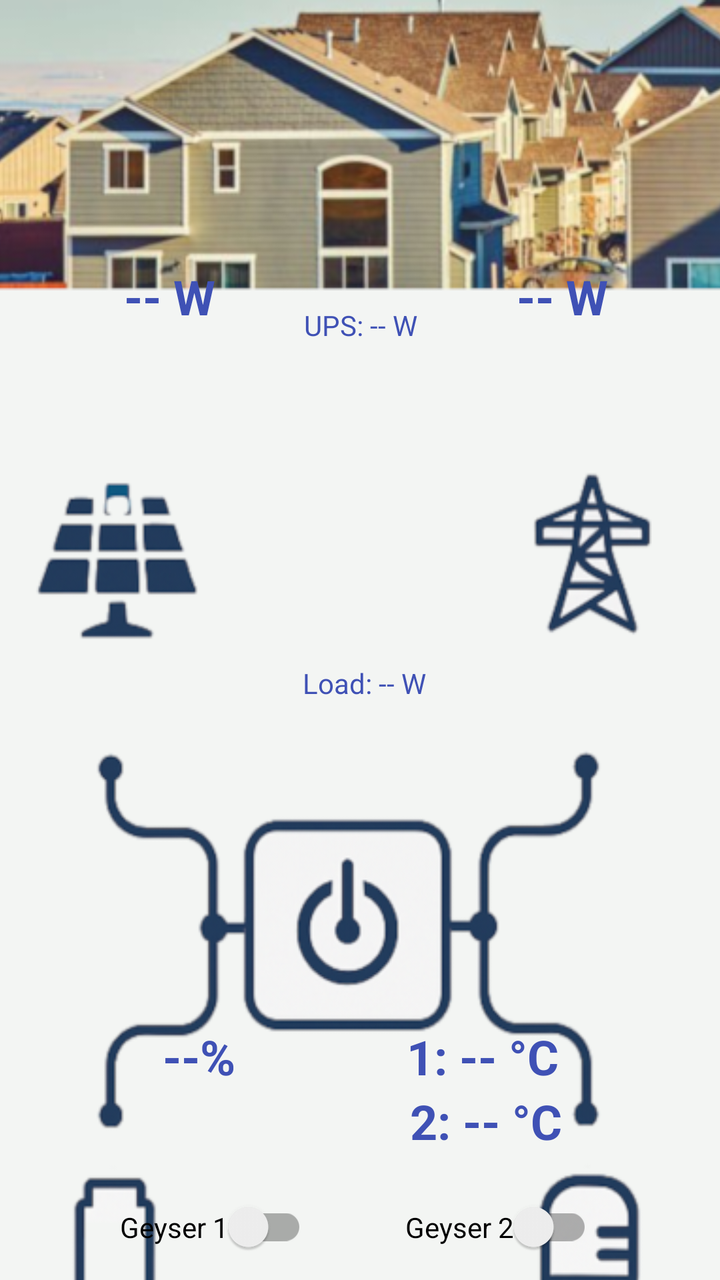
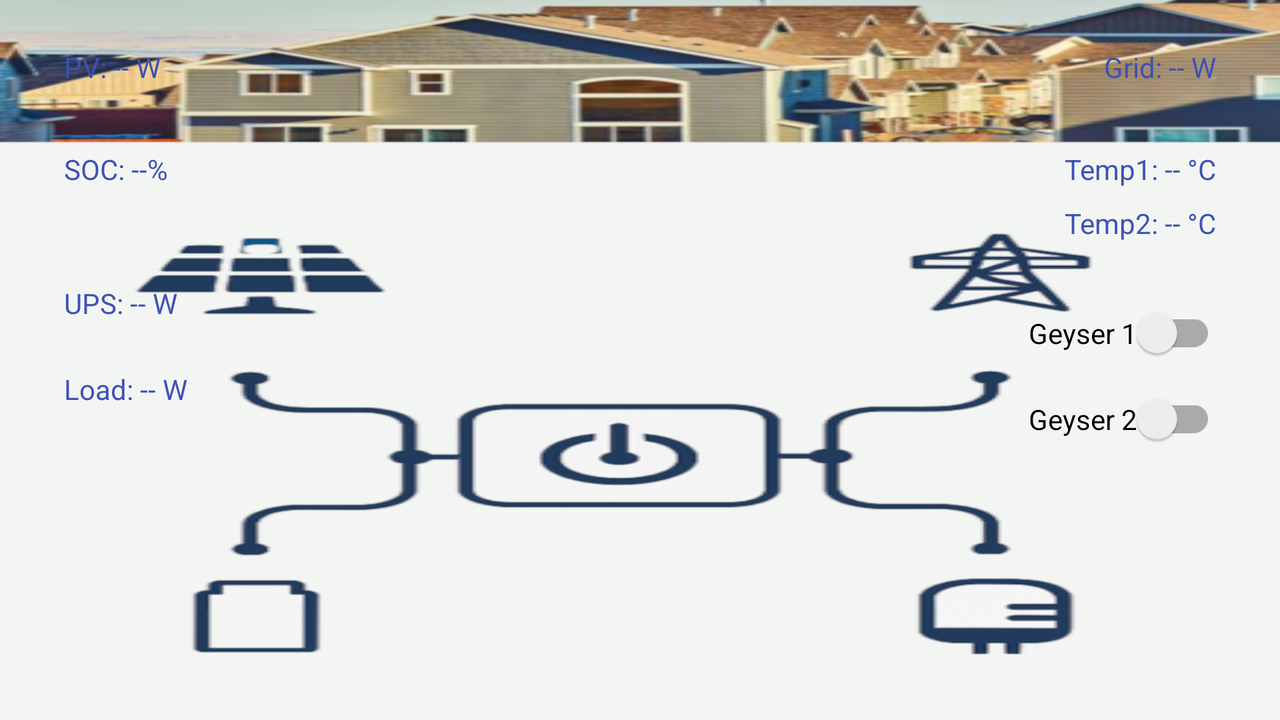

Compare how this app lays out the same screen by default and in its alternative resource folder. The renders come first, then the two layout files and the values they reference.
<!-- AndroidManifest.xml: application theme Theme.AppCompat.Light.NoActionBar -->
<!-- res/layout/activity_main.xml -->
<?xml version="1.0" encoding="utf-8"?>
<androidx.constraintlayout.widget.ConstraintLayout xmlns:android="http://schemas.android.com/apk/res/android"
    xmlns:app="http://schemas.android.com/apk/res-auto"
    xmlns:tools="http://schemas.android.com/tools"
    android:layout_width="match_parent"
    android:layout_height="match_parent">

    

    

    <ImageView
        android:id="@+id/imgDashboard"
        android:layout_width="411dp"
        android:layout_height="731dp"
        android:scaleType="fitXY"
        android:src="@drawable/dashboard_bg"
        app:layout_constraintEnd_toEndOf="parent"
        app:layout_constraintStart_toStartOf="parent"
        app:layout_constraintTop_toTopOf="parent" />

    <androidx.constraintlayout.widget.Guideline
        android:id="@+id/guideline_top_10"
        android:layout_width="wrap_content"
        android:layout_height="wrap_content"
        android:orientation="horizontal"
        app:layout_constraintGuide_percent="0.10" />

    <androidx.constraintlayout.widget.Guideline
        android:id="@+id/guideline_top_30"
        android:layout_width="wrap_content"
        android:layout_height="wrap_content"
        android:orientation="horizontal"
        app:layout_constraintGuide_percent="0.4" />

    <androidx.constraintlayout.widget.Guideline
        android:id="@+id/guideline_top_50"
        android:layout_width="wrap_content"
        android:layout_height="wrap_content"
        android:orientation="horizontal"
        app:layout_constraintGuide_percent="0.50" />

    <androidx.constraintlayout.widget.Guideline
        android:id="@+id/guideline_bottom_10"
        android:layout_width="wrap_content"
        android:layout_height="wrap_content"
        android:orientation="horizontal"
        app:layout_constraintGuide_begin="837dp" />

    <androidx.constraintlayout.widget.Guideline
        android:id="@+id/guideline_start_10"
        android:layout_width="wrap_content"
        android:layout_height="wrap_content"
        android:orientation="vertical"
        app:layout_constraintGuide_begin="44dp" />

    <androidx.constraintlayout.widget.Guideline
        android:id="@+id/guideline_center"
        android:layout_width="wrap_content"
        android:layout_height="wrap_content"
        android:orientation="vertical"
        app:layout_constraintGuide_percent="0.48" />

    <androidx.constraintlayout.widget.Guideline
        android:id="@+id/guideline_end_10"
        android:layout_width="wrap_content"
        android:layout_height="wrap_content"
        android:orientation="vertical"
        app:layout_constraintGuide_percent="0.90" />

    
    <View
        android:id="@+id/invisibleZone"
        android:layout_width="105dp"
        android:layout_height="114dp"
        android:layout_marginStart="48dp"
        android:layout_marginTop="16dp"
        android:background="@android:color/transparent"
        app:layout_constraintStart_toStartOf="parent"
        app:layout_constraintTop_toTopOf="parent" />

    <View
        android:id="@+id/invisibleZone1"
        android:layout_width="105dp"
        android:layout_height="114dp"
        android:layout_marginStart="260dp"
        android:layout_marginTop="16dp"
        android:background="@android:color/transparent"
        app:layout_constraintStart_toStartOf="parent"
        app:layout_constraintTop_toTopOf="parent" />

    <TextView
        android:id="@+id/txtPV"
        android:layout_width="wrap_content"
        android:layout_height="wrap_content"
        android:layout_marginStart="12dp"
        android:layout_marginTop="68dp"
        android:text=" -- W"
        android:textColor="#3F51B5"
        android:textSize="24sp"
        android:textStyle="bold"
        app:layout_constraintStart_toStartOf="@id/guideline_start_10"
        app:layout_constraintTop_toTopOf="@id/guideline_top_10" />

    <TextView
        android:id="@+id/txtGrid"
        android:layout_width="wrap_content"
        android:layout_height="wrap_content"
        android:layout_marginTop="68dp"
        android:layout_marginEnd="20dp"
        android:text=" -- W"
        android:textColor="#3F51B5"
        android:textSize="24sp"
        android:textStyle="bold"
        app:layout_constraintEnd_toEndOf="@id/guideline_end_10"
        app:layout_constraintTop_toTopOf="@id/guideline_top_10" />

    

    


    <TextView
        android:id="@+id/txtSOC"
        android:layout_width="wrap_content"
        android:layout_height="wrap_content"
        android:layout_marginTop="192dp"
        android:text=" --%"
        android:textColor="#3F51B5"
        android:textSize="24sp"
        android:textStyle="bold"
        app:layout_constraintEnd_toStartOf="@+id/guideline_center"
        app:layout_constraintHorizontal_bias="0.363"
        app:layout_constraintStart_toStartOf="@+id/guideline_start_10"
        app:layout_constraintTop_toTopOf="@+id/guideline_top_50" />

    <TextView
        android:id="@+id/txtLoad"
        android:layout_width="wrap_content"
        android:layout_height="wrap_content"
        android:layout_marginTop="76dp"
        android:text="Load: -- W"
        android:textColor="#3F51B5"
        android:textSize="14sp"
        app:layout_constraintEnd_toStartOf="@+id/guideline_end_10"
        app:layout_constraintHorizontal_bias="0.492"
        app:layout_constraintStart_toStartOf="@+id/guideline_start_10"
        app:layout_constraintTop_toTopOf="@+id/guideline_top_30" />

    <TextView
        android:id="@+id/txtUPS"
        android:layout_width="wrap_content"
        android:layout_height="wrap_content"
        android:layout_marginBottom="84dp"
        android:text="UPS: -- W"
        android:textColor="#3F51B5"
        android:textSize="14sp"
        app:layout_constraintBottom_toTopOf="@+id/guideline_top_30"
        app:layout_constraintEnd_toStartOf="@+id/guideline_end_10"
        app:layout_constraintHorizontal_bias="0.483"
        app:layout_constraintStart_toStartOf="@+id/guideline_start_10" />

    <TextView
        android:id="@+id/txtTemp1"
        android:layout_width="wrap_content"
        android:layout_height="wrap_content"
        android:layout_marginTop="192dp"
        android:text="1: -- °C"
        android:textColor="#3F51B5"
        android:textSize="24sp"
        android:textStyle="bold"
        app:layout_constraintEnd_toStartOf="@+id/guideline_end_10"
        app:layout_constraintHorizontal_bias="0.406"
        app:layout_constraintStart_toStartOf="@+id/guideline_center"
        app:layout_constraintTop_toTopOf="@+id/guideline_top_50" />

    <TextView
        android:id="@+id/txtTemp2"
        android:layout_width="wrap_content"
        android:layout_height="wrap_content"
        android:text="2: -- °C"
        android:textColor="#3F51B5"
        android:textSize="24sp"
        android:textStyle="bold"
        app:layout_constraintEnd_toStartOf="@+id/guideline_end_10"
        app:layout_constraintHorizontal_bias="0.428"
        app:layout_constraintStart_toStartOf="@+id/guideline_center"
        app:layout_constraintTop_toBottomOf="@+id/txtTemp1" />

    <androidx.appcompat.widget.SwitchCompat
        android:id="@+id/switchGeyser1"
        android:layout_width="wrap_content"
        android:layout_height="wrap_content"
        android:layout_marginTop="280dp"
        android:text="Geyser 1"
        app:layout_constraintEnd_toStartOf="@+id/guideline_center"
        app:layout_constraintHorizontal_bias="0.457"
        app:layout_constraintStart_toStartOf="@+id/guideline_start_10"
        app:layout_constraintTop_toTopOf="@+id/guideline_top_50" />

    <androidx.appcompat.widget.SwitchCompat
        android:id="@+id/switchGeyser2"
        android:layout_width="wrap_content"
        android:layout_height="wrap_content"
        android:layout_marginTop="280dp"
        android:text="Geyser 2"
        app:layout_constraintEnd_toStartOf="@+id/guideline_end_10"
        app:layout_constraintHorizontal_bias="0.518"
        app:layout_constraintStart_toStartOf="@+id/guideline_center"
        app:layout_constraintTop_toTopOf="@+id/guideline_top_50" />

    <TextView
        android:id="@+id/txtDebug"
        android:layout_width="0dp"
        android:layout_height="wrap_content"
        android:layout_marginBottom="4dp"
        android:gravity="start"
        android:padding="8dp"
        android:text=""
        android:textColor="#3F51B5"
        android:textSize="12sp"
        app:layout_constraintBottom_toBottomOf="parent"
        app:layout_constraintEnd_toEndOf="parent"
        app:layout_constraintHorizontal_bias="0.0"
        app:layout_constraintStart_toStartOf="parent" />

</androidx.constraintlayout.widget.ConstraintLayout>
<!-- resources referenced by this layout -->
<resources>
  <!-- drawable dashboard_bg: png bitmap (drawable, 493087 bytes) -->
</resources>
<!-- res/layout-land/activity_main.xml (the repository's variant of the layout above) -->
<!-- drawn on the phone turned sideways -->
<?xml version="1.0" encoding="utf-8"?>
<androidx.constraintlayout.widget.ConstraintLayout xmlns:android="http://schemas.android.com/apk/res/android"
    xmlns:app="http://schemas.android.com/apk/res-auto"
    android:layout_width="match_parent"
    android:layout_height="match_parent">

    
    <ImageView
        android:id="@+id/imgDashboard"
        android:layout_width="0dp"
        android:layout_height="0dp"
        android:src="@drawable/dashboard_bg"
        android:scaleType="fitXY"
        app:layout_constraintTop_toTopOf="parent"
        app:layout_constraintBottom_toBottomOf="parent"
        app:layout_constraintStart_toStartOf="parent"
        app:layout_constraintEnd_toEndOf="parent" />

    
    <TextView
        android:id="@+id/txtPV"
        android:layout_width="wrap_content"
        android:layout_height="wrap_content"
        android:text="PV: -- W"
        android:textColor="#3F51B5"
        app:layout_constraintTop_toTopOf="parent"
        app:layout_constraintStart_toStartOf="parent"
        android:layout_marginTop="24dp"
        android:layout_marginStart="32dp" />

    
    <TextView
        android:id="@+id/txtGrid"
        android:layout_width="wrap_content"
        android:layout_height="wrap_content"
        android:text="Grid: -- W"
        android:textColor="#3F51B5"
        app:layout_constraintTop_toTopOf="parent"
        app:layout_constraintEnd_toEndOf="parent"
        android:layout_marginTop="24dp"
        android:layout_marginEnd="32dp" />

    
    <TextView
        android:id="@+id/txtSOC"
        android:layout_width="wrap_content"
        android:layout_height="wrap_content"
        android:text="SOC: --%"
        android:textColor="#3F51B5"
        app:layout_constraintStart_toStartOf="parent"
        app:layout_constraintTop_toBottomOf="@id/txtPV"
        android:layout_marginTop="32dp"
        android:layout_marginStart="32dp" />

    
    <TextView
        android:id="@+id/txtTemp1"
        android:layout_width="wrap_content"
        android:layout_height="wrap_content"
        android:text="Temp1: -- °C"
        android:textColor="#3F51B5"
        app:layout_constraintEnd_toEndOf="parent"
        app:layout_constraintTop_toBottomOf="@id/txtGrid"
        android:layout_marginTop="32dp"
        android:layout_marginEnd="32dp" />

    
    <TextView
        android:id="@+id/txtTemp2"
        android:layout_width="wrap_content"
        android:layout_height="wrap_content"
        android:text="Temp2: -- °C"
        android:textColor="#3F51B5"
        app:layout_constraintEnd_toEndOf="parent"
        app:layout_constraintTop_toBottomOf="@id/txtTemp1"
        android:layout_marginTop="8dp"
        android:layout_marginEnd="32dp" />

    
    <TextView
        android:id="@+id/txtUPS"
        android:layout_width="wrap_content"
        android:layout_height="wrap_content"
        android:text="UPS: -- W"
        android:textColor="#3F51B5"
        app:layout_constraintTop_toBottomOf="@id/txtSOC"
        app:layout_constraintStart_toStartOf="parent"
        android:layout_marginTop="48dp"
        android:layout_marginStart="32dp" />

    
    <TextView
        android:id="@+id/txtLoad"
        android:layout_width="wrap_content"
        android:layout_height="wrap_content"
        android:text="Load: -- W"
        android:textColor="#3F51B5"
        app:layout_constraintTop_toBottomOf="@id/txtUPS"
        app:layout_constraintStart_toStartOf="parent"
        android:layout_marginTop="24dp"
        android:layout_marginStart="32dp" />

    
    <androidx.appcompat.widget.SwitchCompat
        android:id="@+id/switchGeyser1"
        android:layout_width="wrap_content"
        android:layout_height="wrap_content"
        android:text="Geyser 1"
        app:layout_constraintEnd_toEndOf="parent"
        app:layout_constraintTop_toBottomOf="@id/txtTemp2"
        android:layout_marginTop="32dp"
        android:layout_marginEnd="32dp" />

    
    <androidx.appcompat.widget.SwitchCompat
        android:id="@+id/switchGeyser2"
        android:layout_width="wrap_content"
        android:layout_height="wrap_content"
        android:text="Geyser 2"
        app:layout_constraintEnd_toEndOf="parent"
        app:layout_constraintTop_toBottomOf="@id/switchGeyser1"
        android:layout_marginTop="16dp"
        android:layout_marginEnd="32dp" />

    
    <TextView
        android:id="@+id/txtDebug"
        android:layout_width="0dp"
        android:layout_height="wrap_content"
        android:text=""
        android:textColor="#FF0000"
        android:textSize="12sp"
        android:gravity="start"
        android:padding="8dp"
        app:layout_constraintBottom_toBottomOf="parent"
        app:layout_constraintStart_toStartOf="parent"
        app:layout_constraintEnd_toEndOf="parent" />

</androidx.constraintlayout.widget.ConstraintLayout>
